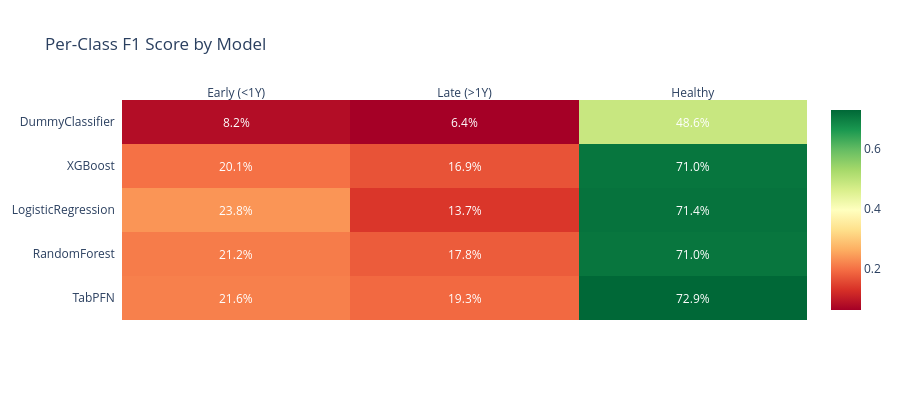

Notebook code cell kept with this figure:
### Markdown cell above
## 4.3 Per-Class F1 Comparison

### Code cell
# Per-Class F1: Heatmap
class_cols = {
    'Early (<1Y)': 'f1_early_mean',
    'Late (>1Y)': 'f1_late_mean',
    'Healthy': 'f1_healthy_mean'
}

# Build matrix
heatmap_data = []
models_sorted = df_summary.sort_values('f1_mean', ascending=False)['model'].tolist()

for model in models_sorted:
    row = df_summary[df_summary['model'] == model].iloc[0]
    heatmap_data.append([row[col] for col in class_cols.values()])

z = np.array(heatmap_data)
annot = [[f"{v:.1%}" for v in row] for row in z]

fig4 = ff.create_annotated_heatmap(
    z,
    x=list(class_cols.keys()),
    y=models_sorted,
    annotation_text=annot,
    colorscale='RdYlGn',
    showscale=True
)
fig4.update_layout(
    title='Per-Class F1 Score by Model',
    template='plotly_white',
    height=400
)
show_and_save(fig4, "benchmark_per_class_heatmap")

### Figure 1 — Plotly figure (JSON) as saved in the notebook; plotly's stock layout.template omitted (floating-point values rounded to 4 significant figures)
{"data": [{"colorscale": [[0, "rgb(165,0,38)"], [0.1, "rgb(215,48,39)"], [0.2, "rgb(244,109,67)"], [0.3, "rgb(253,174,97)"], [0.4, "rgb(254,224,139)"], [0.5, "rgb(255,255,191)"], [0.6, "rgb(217,239,139)"], [0.7, "rgb(166,217,106)"], [0.8, "rgb(102,189,99)"], [0.9, "rgb(26,152,80)"], [1, "rgb(0,104,55)"]], "reversescale": false, "showscale": true, "type": "heatmap", "x": ["Early (<1Y)", "Late (>1Y)", "Healthy"], "y": ["TabPFN", "RandomForest", "LogisticRegression", "XGBoost", "DummyClassifier"], "z": [[0.2164, 0.1929, 0.7289], [0.2122, 0.178, 0.7097], [0.2384, 0.1366, 0.7137], [0.2008, 0.1691, 0.71], [0.08208, 0.06405, 0.4856]]}], "layout": {"annotations": [{"font": {"color": "#FFFFFF"}, "showarrow": false, "text": "21.6%", "x": "Early (<1Y)", "xref": "x", "y": "TabPFN", "yref": "y"}, {"font": {"color": "#FFFFFF"}, "showarrow": false, "text": "19.3%", "x": "Late (>1Y)", "xref": "x", "y": "TabPFN", "yref": "y"}, {"font": {"color": "#FFFFFF"}, "showarrow": false, "text": "72.9%", "x": "Healthy", "xref": "x", "y": "TabPFN", "yref": "y"}, {"font": {"color": "#FFFFFF"}, "showarrow": false, "text": "21.2%", "x": "Early (<1Y)", "xref": "x", "y": "RandomForest", "yref": "y"}, {"font": {"color": "#FFFFFF"}, "showarrow": false, "text": "17.8%", "x": "Late (>1Y)", "xref": "x", "y": "RandomForest", "yref": "y"}, {"font": {"color": "#FFFFFF"}, "showarrow": false, "text": "71.0%", "x": "Healthy", "xref": "x", "y": "RandomForest", "yref": "y"}, {"font": {"color": "#FFFFFF"}, "showarrow": false, "text": "23.8%", "x": "Early (<1Y)", "xref": "x", "y": "LogisticRegression", "yref": "y"}, {"font": {"color": "#FFFFFF"}, "showarrow": false, "text": "13.7%", "x": "Late (>1Y)", "xref": "x", "y": "LogisticRegression", "yref": "y"}, {"font": {"color": "#FFFFFF"}, "showarrow": false, "text": "71.4%", "x": "Healthy", "xref": "x", "y": "LogisticRegression", "yref": "y"}, {"font": {"color": "#FFFFFF"}, "showarrow": false, "text": "20.1%", "x": "Early (<1Y)", "xref": "x", "y": "XGBoost", "yref": "y"}, {"font": {"color": "#FFFFFF"}, "showarrow": false, "text": "16.9%", "x": "Late (>1Y)", "xref": "x", "y": "XGBoost", "yref": "y"}, {"font": {"color": "#FFFFFF"}, "showarrow": false, "text": "71.0%", "x": "Healthy", "xref": "x", "y": "XGBoost", "yref": "y"}, {"font": {"color": "#FFFFFF"}, "showarrow": false, "text": "8.2%", "x": "Early (<1Y)", "xref": "x", "y": "DummyClassifier", "yref": "y"}, {"font": {"color": "#FFFFFF"}, "showarrow": false, "text": "6.4%", "x": "Late (>1Y)", "xref": "x", "y": "DummyClassifier", "yref": "y"}, {"font": {"color": "#FFFFFF"}, "showarrow": false, "text": "48.6%", "x": "Healthy", "xref": "x", "y": "DummyClassifier", "yref": "y"}], "height": 400, "title": {"text": "Per-Class F1 Score by Model"}, "xaxis": {"dtick": 1, "gridcolor": "rgb(0, 0, 0)", "side": "top", "ticks": ""}, "yaxis": {"dtick": 1, "ticks": "", "ticksuffix": "  "}}}
